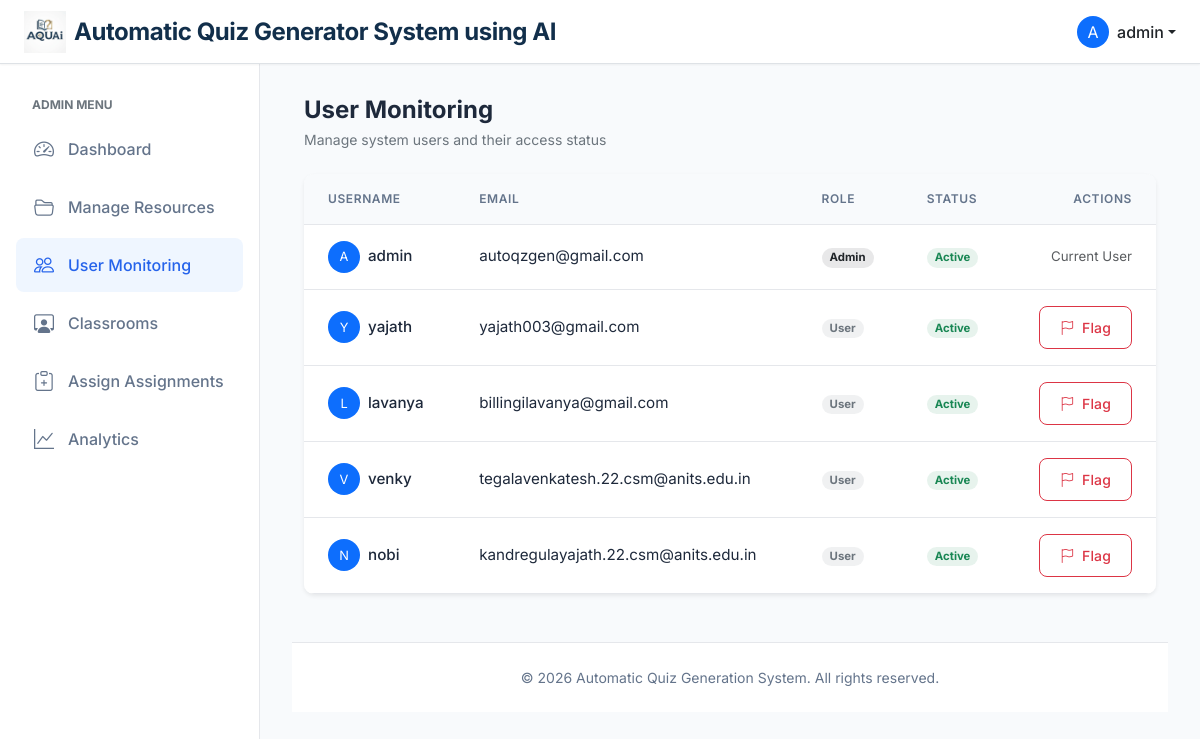
The app's page /admin/users (signed in) with its own data.
### app/models.py (models this page shows, shortened)
class User(UserMixin, db.Model):
    __tablename__ = "user"
    id = db.Column(db.Integer, primary_key=True)
    username = db.Column(db.String(64), index=True, unique=True)
    email = db.Column(db.String(120), index=True, unique=True)
    password_hash = db.Column(db.String(128))
    role = db.Column(db.String(20), default='user')  # 'admin' or 'user'
    is_flagged = db.Column(db.Boolean, default=False)
    resources = db.relationship('Resource', back_populates='author', cascade="all, delete-orphan")
    quizzes = db.relationship('Quiz', back_populates='user', cascade="all, delete-orphan")
    attempts = db.relationship('QuizAttempt', back_populates='user', cascade="all, delete-orphan")

### app/admin/routes.py (the view)
@admin_bp.route('/users')
@login_required
def user_monitoring():
    if current_user.role != 'admin':
        return redirect(url_for('user.dashboard'))
    users = User.query.all()
    return render_template('admin/user_monitoring.html', title='User Monitoring', users=users)

### app/models.py (called while the page is built)
@login_manager.user_loader
def load_user(id):
    return User.query.get(int(id))

### app/templates/admin/user_monitoring.html
{% extends "base.html" %}
{% block content %}
<div class="d-flex justify-content-between align-items-center mb-4">
    <div>
        <h4 class="fw-bold mb-1">User Monitoring</h4>
        <p class="text-secondary small mb-0">Manage system users and their access status</p>
    </div>
</div>
<div class="card shadow-sm border-0">
    <div class="card-body p-0">
        <div class="table-responsive">
            <table class="table table-hover align-middle mb-0">
                <thead class="bg-light text-secondary small">
                    <tr>
                        <th class="ps-4">Username</th>
                        <th>Email</th>
                        <th>Role</th>
                        <th>Status</th>
                        <th class="text-end pe-4">Actions</th>
                    </tr>
                </thead>
                <tbody>
                    {% for user in users %}
                    <tr>
                        <td class="ps-4">
                            <div class="d-flex align-items-center">
                                <div class="bg-primary text-white rounded-circle d-flex align-items-center justify-content-center me-2"
                                    style="width: 32px; height: 32px; font-size: 0.8rem;">
                                    {{ user.username[0].upper() }}
                                </div>
                                <span class="fw-medium">{{ user.username }}</span>
                            </div>
                        </td>
                        <td>{{ user.email }}</td>
                        <td>
                            <span
                                class="badge {{ 'bg-dark' if user.role == 'admin' else 'bg-secondary' }} bg-opacity-10 {{ 'text-dark' if user.role == 'admin' else 'text-secondary' }} px-2 py-1 rounded-pill small">
                                {{ user.role.capitalize() }}
                            </span>
                        </td>
                        <td>
                            {% if user.is_flagged %}
                            <span
                                class="badge bg-danger bg-opacity-10 text-danger px-2 py-1 rounded-pill small">Flagged</span>
                            {% else %}
                            <span
                                class="badge bg-success bg-opacity-10 text-success px-2 py-1 rounded-pill small">Active</span>
                            {% endif %}
                        </td>
                        <td class="text-end pe-4">
                            {% if user.id != current_user.id %}
                            <form action="{{ url_for('admin.toggle_user_flag', user_id=user.id) }}" method="POST"
                                class="d-inline">
                                <button type="submit"
                                    class="btn btn-sm {{ 'btn-outline-success' if user.is_flagged else 'btn-outline-danger' }}">
                                    <i class="bi {{ 'bi-check-circle' if user.is_flagged else 'bi-flag' }} me-1"></i>
                                    {{ 'Unflag' if user.is_flagged else 'Flag' }}
                                </button>
                            </form>
                            {% else %}
                            <span class="text-muted small">Current User</span>
                            {% endif %}
                        </td>
                    </tr>
                    {% endfor %}
                </tbody>
            </table>
        </div>
    </div>
</div>
{% endblock %}

### app/templates/base.html (shortened to what this page needs)
<!doctype html>
<html lang="en">
<head>
  <link href="https://cdn.jsdelivr.net/npm/bootstrap@5.3.0/dist/css/bootstrap.min.css" rel="stylesheet">
  <link href="https://cdn.jsdelivr.net/npm/bootstrap-icons@1.10.0/font/bootstrap-icons.css" rel="stylesheet">
  <link href="{{ url_for('static', filename='css/style.css') }}" rel="stylesheet">
</head>
<body>
  <nav class="navbar navbar-expand-lg navbar-light bg-white fixed-top border-bottom">
    <div class="container-fluid px-4">
      <a class="navbar-brand d-flex align-items-center gap-2" href="{{ url_for('index') }}">
        <img src="{{ url_for('static', filename='images/logo.jpeg') }}" alt="AQUAi Logo" class="app-logo">
        <div class="app-title" style="display: flex; flex-direction: column; line-height: 1;">
          <span class="fw-bold fs-4" style="color: #122f4b;">Automatic Quiz Generator System using AI</span>
        </div>
      </a>
      <div class="d-flex align-items-center ms-auto">
        {% if current_user.is_authenticated %}
        <div class="dropdown">
          <a href="#" class="d-flex align-items-center text-decoration-none dropdown-toggle text-dark"
            id="dropdownUser1" data-bs-toggle="dropdown" aria-expanded="false">
            <div class="bg-primary text-white rounded-circle d-flex align-items-center justify-content-center me-2"
              style="width: 32px; height: 32px;">
              {{ current_user.username[0].upper() }}
            </div>
            <span class="d-none d-sm-inline fw-medium">
              {{ current_user.username }}
            </span>
          </a>
        </div>
        {% endif %}
      </div>
    </div>
  </nav>
  <div class="d-flex">
    {% if current_user.is_authenticated %}
    <nav class="sidebar show">
      <div class="py-2">
        {% if current_user.role == 'admin' %}
        <small class="text-uppercase text-secondary fw-bold px-3 mb-2 d-block" style="font-size: 0.75rem;">
          Admin Menu
        </small>
        <a href="{{ url_for('admin.dashboard') }}"
          class="nav-link {{ 'active' if request.endpoint == 'admin.dashboard' else '' }}">
          <i class="bi bi-speedometer2"></i> Dashboard
        </a>
        <a href="{{ url_for('admin.resources') }}"
          class="nav-link {{ 'active' if request.endpoint == 'admin.resources' else '' }}">
          <i class="bi bi-folder2-open"></i> Manage Resources
        </a>
        <a href="{{ url_for('admin.user_monitoring') }}"
          class="nav-link {{ 'active' if request.endpoint == 'admin.user_monitoring' else '' }}">
          <i class="bi bi-people"></i> User Monitoring
        </a>
        <a href="{{ url_for('admin.list_classrooms') }}"
          class="nav-link {{ 'active' if 'classrooms' in (request.endpoint or '') else '' }}">
          <i class="bi bi-person-workspace"></i> Classrooms
        </a>
        <a href="{{ url_for('admin.list_assignments') }}"
          class="nav-link {{ 'active' if 'assignments' in (request.endpoint or '') else '' }}">
          <i class="bi bi-clipboard-plus"></i> Assign Assignments
        </a>
        <a href="{{ url_for('admin.analytics') }}"
          class="nav-link {{ 'active' if request.endpoint == 'admin.analytics' else '' }}">
          <i class="bi bi-graph-up"></i> Analytics
        </a>
        {% endif %}
      </div>
    </nav>
    {% endif %}
    <main class="main-content {{ 'ms-0' if not current_user.is_authenticated else '' }}"
      style="{{ 'margin-left: 0;' if not current_user.is_authenticated else '' }}">
      <div class="{{ 'container' if not current_user.is_authenticated else 'container-fluid' }}">
        {% block content %}{% endblock %}
      </div>
      <footer class="footer mt-5">
        <div class="container">
          <span>&copy; {{ 2026 }} Automatic Quiz Generation System. All rights reserved.</span>
        </div>
      </footer>
    </main>
  </div>
</body>
</html>

### app/static/css/style.css (style rules this page uses)
:root { --primary-color: #2563eb; --primary-hover: #1d4ed8; --secondary-color: #64748b; --background-color: #f8fafc; --sidebar-width: 260px; --text-color: #1e293b; --card-shadow: 0 1px 3px 0 rgb(0 0 0 / 0.1), 0 1px 2px -1px rgb(0 0 0 / 0.1); --card-hover-shadow: 0 10px 15px -3px rgb(0 0 0 / 0.1), 0 4px 6px -4px rgb(0 0 0 / 0.1); --border-color: #e5e7eb; --transition-speed: 0.2s; --border-radius: 10px; }
body { font-family: 'Inter', system-ui, -apple-system, sans-serif; background-color: var(--background-color); color: var(--text-color); min-height: 100vh; display: flex; flex-direction: column; overflow-x: hidden; }
.navbar { box-shadow: 0 1px 2px 0 rgb(0 0 0 / 0.05); z-index: 1030; background-color: white !important; height: 64px; }
.navbar-brand { font-weight: 600; color: var(--primary-color) !important; font-size: 1.1rem; letter-spacing: -0.025em; }
.sidebar { width: var(--sidebar-width); position: fixed; top: 64px; bottom: 0; left: 0; z-index: 100; padding: 1.5rem 1rem; overflow-y: auto; background-color: white; border-right: 1px solid var(--border-color); transition: transform 0.3s ease-in-out; }
.sidebar .nav-link { color: var(--secondary-color); font-weight: 500; padding: 0.75rem 1rem; border-radius: 0.5rem; margin-bottom: 0.25rem; display: flex; align-items: center; gap: 0.75rem; transition: all var(--transition-speed) ease; }
.sidebar .nav-link.active { background-color: #eff6ff; color: var(--primary-color); }
.sidebar i { font-size: 1.25rem; width: 24px; text-align: center; transition: color var(--transition-speed) ease; }
.main-content { margin-left: var(--sidebar-width); padding: 2rem; margin-top: 64px; flex: 1; display: flex; flex-direction: column; min-height: calc(100vh - 64px); }
.card { border: 1px solid var(--border-color); border-radius: var(--border-radius); box-shadow: var(--card-shadow); transition: transform var(--transition-speed) ease, box-shadow var(--transition-speed) ease; background-color: white; overflow: hidden; }
.card-body { padding: 1.5rem; }
.btn { border-radius: 0.5rem; padding: 0.625rem 1.25rem; font-weight: 500; transition: all var(--transition-speed) ease; letter-spacing: 0.01em; }
.table { vertical-align: middle; margin-bottom: 0; }
.table thead th { background-color: #f8fafc; color: var(--secondary-color); font-weight: 600; text-transform: uppercase; font-size: 0.75rem; letter-spacing: 0.05em; border-bottom: 1px solid var(--border-color); padding: 1rem 1.5rem; }
.table tbody td { padding: 1rem 1.5rem; border-bottom: 1px solid var(--border-color); color: var(--text-color); font-size: 0.95rem; }
.footer { margin-top: auto; background-color: white; border-top: 1px solid var(--border-color); padding: 1.5rem 0; text-align: center; color: var(--secondary-color); font-size: 0.875rem; }
.fw-medium { font-weight: 500; }
.app-logo { height: 42px; width: auto; }
.app-title { line-height: 1.1; }
.app-title span { font-size: 18px; }

### records on screen
User: username "A", username "admin", email "autoqzgen@gmail.com", role "Admin", is_flagged "Active", shows "Current User"
User: username "Y", username "yajath", email "yajath003@gmail.com", role "User", shows "Active", is_flagged "Flag"
User: username "L", username "lavanya", email "billingilavanya@gmail.com", role "User", shows "Active", is_flagged "Flag"
User: username "V", username "venky", email "tegalavenkatesh.22.csm@anits.edu.in", role "User", shows "Active", is_flagged "Flag"
User: username "N", username "nobi", email "kandregulayajath.22.csm@anits.edu.in", role "User", shows "Active", is_flagged "Flag"

### other values on screen
{{ 2026 }} "2026"
